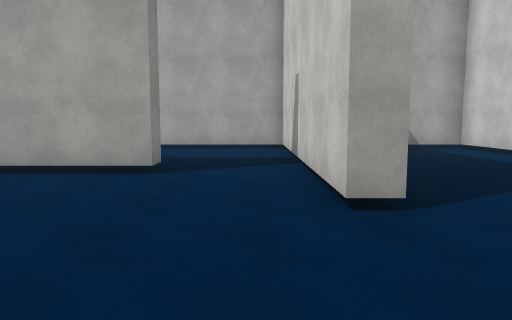
[1] (above)

24 first-person views from a walk through a 3-D level made in the Unity game engine. The camera is 1.5 m above the floor, tilts 6° down and sees 70° across. The floor is counted in squares, 2 m on a side. Each view is taken from the middle of a square. On the plan, view 1 faces up. The plan holds only what a view shows up to about 11 squares ahead; the rest is blank. The place goes on beyond the plan. The player is left out. Surface patterns are stand-ins for the level's own textures.

[2]
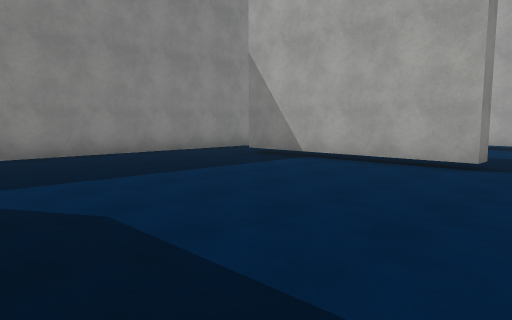

[3]
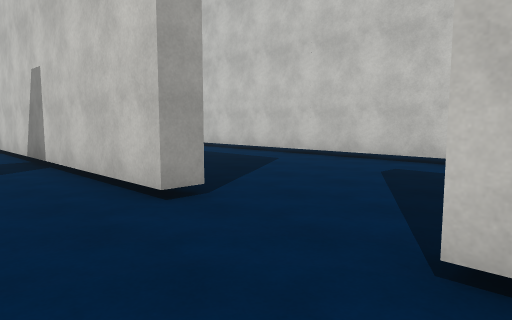

[4]
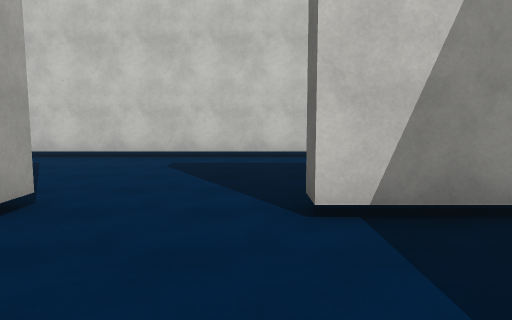

[5]
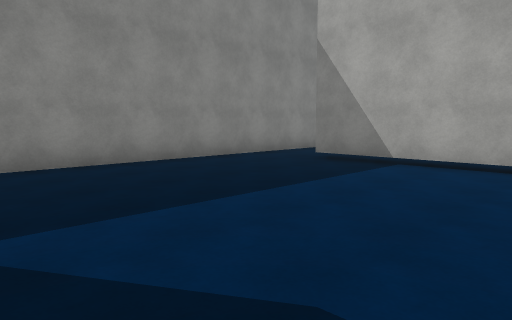

[6]
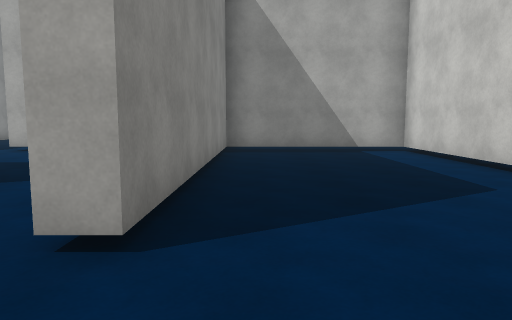

[7]
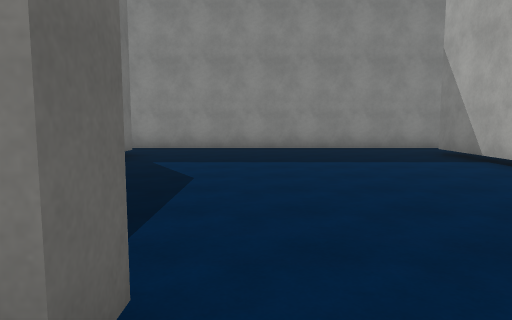

[8]
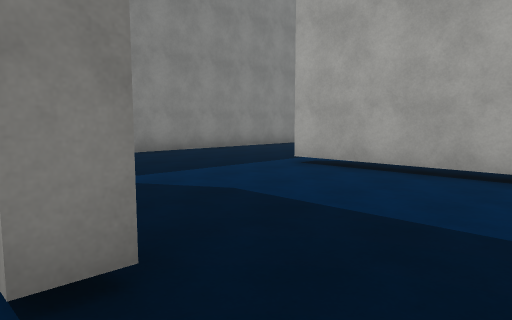

[9]
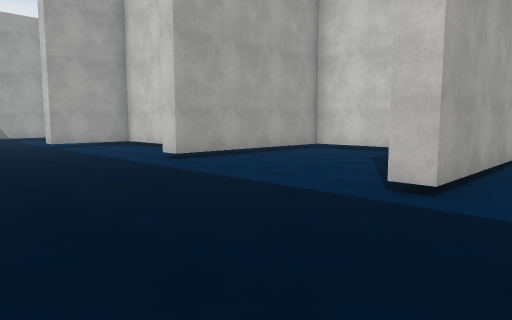

[10]
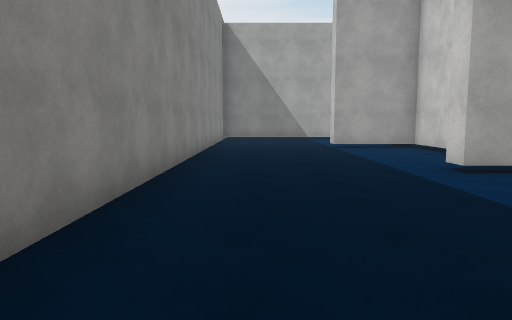

[11]
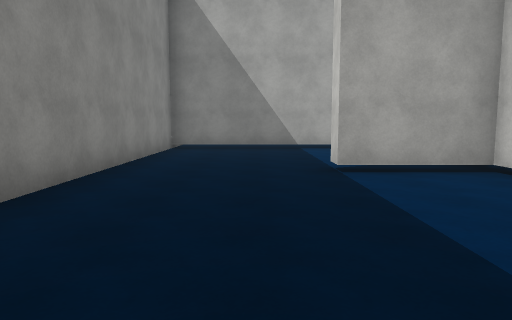

[12]
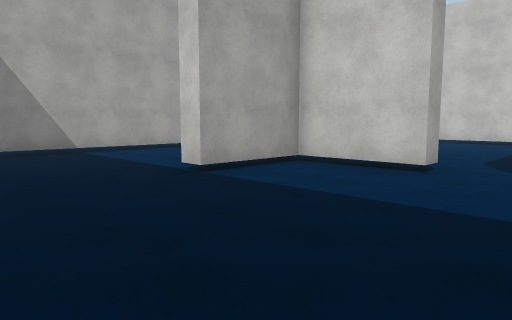

[13]
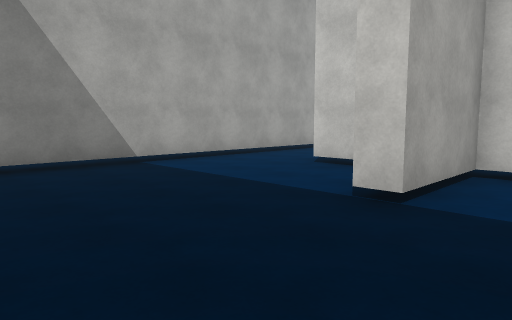

[14]
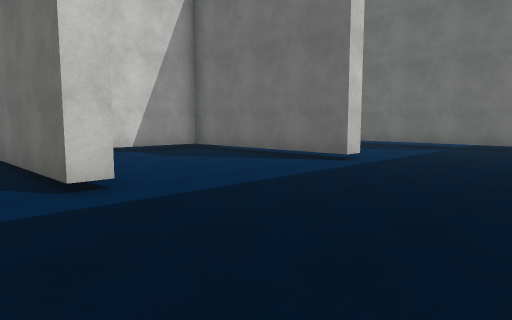

[15]
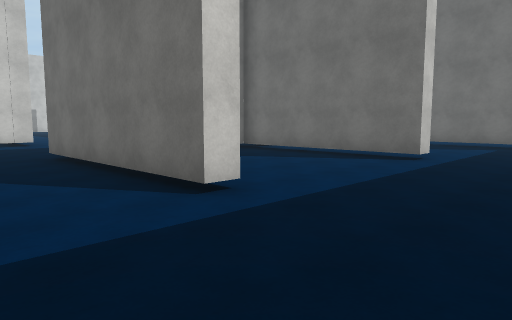

[16]
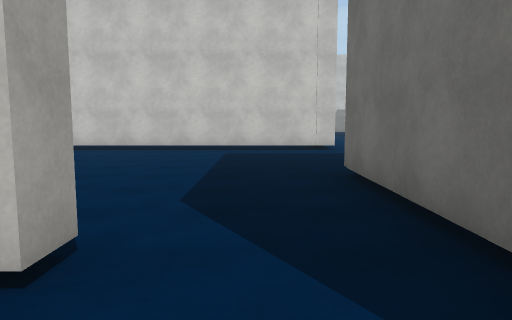

[17]
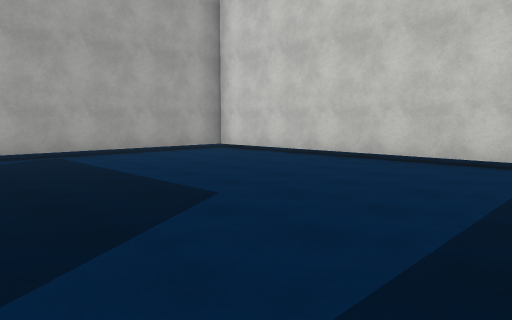

[18]
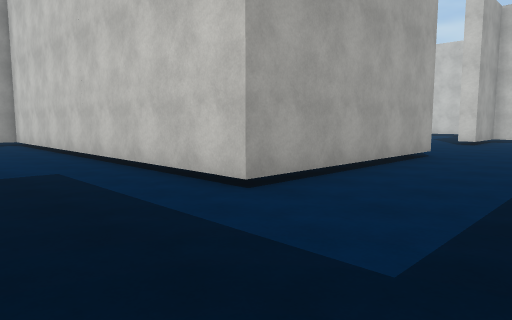

[19]
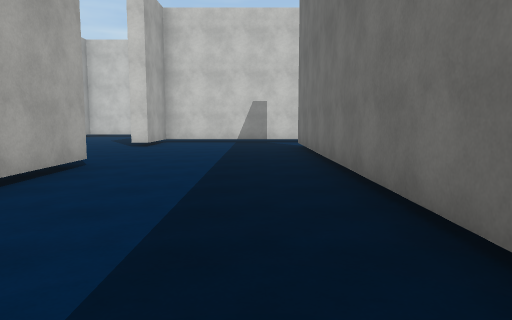

[20]
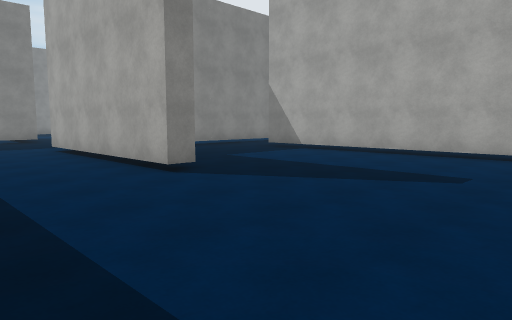

[21]
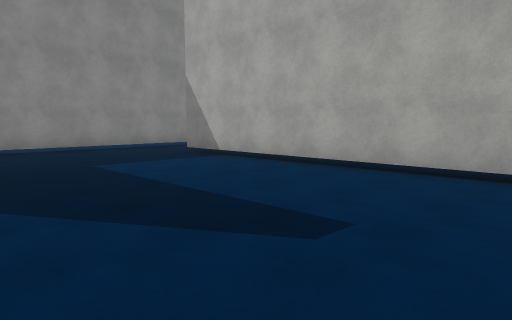

[22]
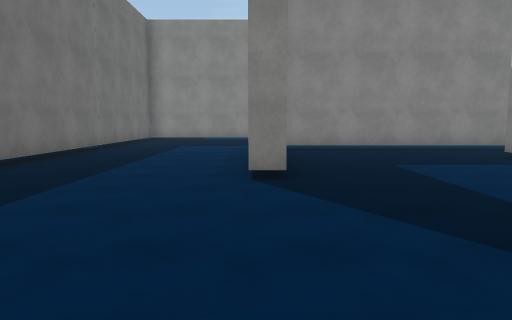

[23]
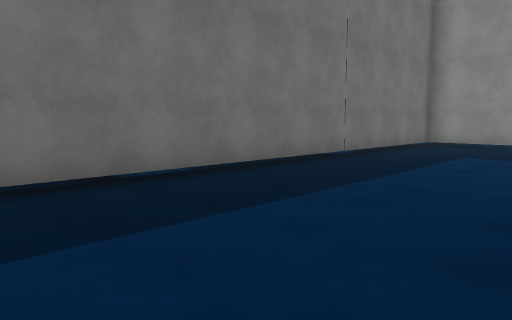

[24]
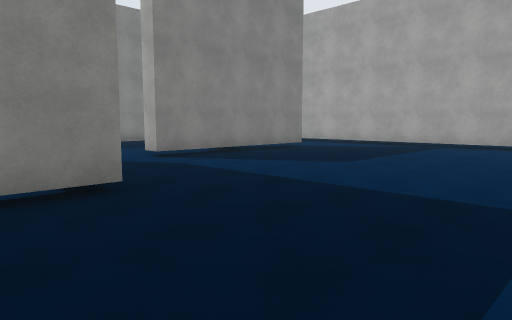

### Floor plan
Key: @ floor where view 1 was taken; # wall or solid block; x gap in a wall; . floor; T thing the floor can be seen under or through.
Columns run from 9 left of view 1 to 16 right of it. Each row starts with its distance up from view 1.
 27    ...    ....
 26 ################
 25 #..............#
 24 #..............#.
 23 #......#.......T.
 22 #......#.......T.   ....
 21 #....###.......T..#######
 20 #......#.......T.........
 19 #......#.......T.........
 18 #..............T..........
 17 #..............T..........
 16 #....######....T.........#
 15 #.........#....######.....
 14 #.........#...............
 13 #.........#...............
 12 #.........#...............
 11 #....####################x
 10 #.........#....#....
  9 #.........#....#
  8 #.........#....#
  7 #.........#....#.
  6 #..#####..#....T.
  5 #.........#....T.
  4 #.........#....T.
  3 #..............T.
  2 #..............T.
  1 #..............T.
  0 #........@#....T.
 -1 #.........#

Positions as (right, up) in squares from view 1, and headings:
1: (0, 0), facing up
2: (0, -1), facing up-left
3: (-1, 0), facing up-right
4: (-2, 1), facing right
5: (-2, -1), facing up-left
6: (2, 1), facing up
7: (2, 1), facing left
8: (0, 5), facing up-left
9: (-8, 9), facing up-right
10: (-7, 10), facing up
11: (-6, 15), facing up
12: (-8, 16), facing up-right
13: (-8, 19), facing up-right
14: (-8, 17), facing down-right
15: (-7, 18), facing down-right
16: (-4, 17), facing right
17: (-1, 17), facing up-right
18: (3, 12), facing up-right
19: (5, 12), facing right
20: (16, 12), facing up-left
21: (16, 15), facing up-left
22: (16, 15), facing left
23: (13, 15), facing down-left
24: (5, 14), facing up-left
